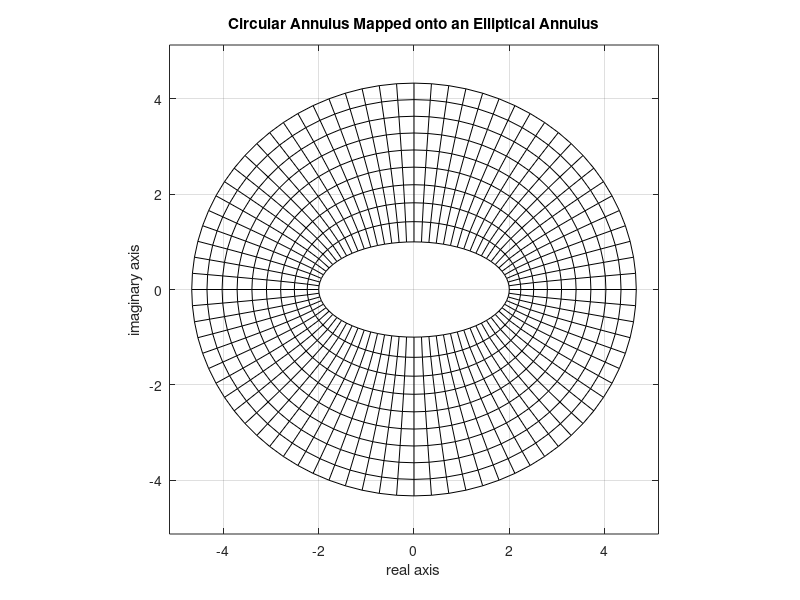

This figure's MATLAB source:
function gridview(x,y,xlabl,ylabl,titl)
%
% gridview(x,y,xlabl,ylabl,titl)
% ~~~~~~~~~~~~~~~~~~~~~~~~~~~~~
%
% This function views a surface from the top 
% to show the coordinate lines of the surface. 
% It is useful for illustrating how coordinate 
% lines distort under a conformal transformation. 
% Calling gridview with no arguments depicts the 
% mapping of a polar coordinate grid map under 
% a transformation of the form 
% z=R*(zeta+m/zeta).
%
%  x,y         - real matrices defining a 
%                curvilinear coordinate system
%  xlabl,ylabl - labels for x and y axes
%  titl        - title for the graph
%
% User m functions called:  cubrange
%----------------------------------------------

% close
if nargin<5  
  xlabl='real axis'; ylabl='imaginary axis';
  titl=''; 
end

% Default example using z=R*(zeta+m/zeta)
if nargin==0  
  zeta=linspace(1,3,10)'* ...
       exp(i*linspace(0,2*pi,81));
  a=2; b=1; R=(a+b)/2; m=(a-b)/(a+b);   
  z=R*(zeta+m./zeta); x=real(z); y=imag(z);
  titl=['Circular Annulus Mapped onto an ', ...
        'Elliptical Annulus'];
end

range=cubrange([x(:),y(:)],1.1);

% The data define a curve
if size(x,1)==1 | size(x,2)==1 
  plot(x,y,'-k'); xlabel(xlabl); ylabel(ylabl);
  title(titl); axis('equal'); axis(range);
  grid on; figure(gcf);
  if nargin==0  
    print -deps gridviewl;
  end
% The data define a surface
else                           
  plot(x,y,'k-',x',y','k-')
  xlabel(xlabl); ylabel(ylabl); title(titl);
  axis('equal'); axis(range); grid on;
  figure(gcf);
  if nargin==0  
    print -deps gridview;
  end
end

%==============================================

function range=cubrange(xyz,ovrsiz)
%
% range=cubrange(xyz,ovrsiz)
% ~~~~~~~~~~~~~~~~~~~~~~~~~~
% This function determines limits for a square 
% or cube shaped region for plotting data values 
% in the columns of array xyz to an undistorted 
% scale
%
% xyz    - a matrix of the form [x,y] or [x,y,z]
%          where x,y,z are vectors of coordinate
%          points
% ovrsiz - a scale factor for increasing the
%          window size. This parameter is set to
%          one if only one input is given.
%
% range  - a vector used by function axis to set
%          window limits to plot x,y,z points
%          undistorted. This vector has the form
%          [xmin,xmax,ymin,ymax] when xyz has
%          only two columns or the form 
%          [xmin,xmax,ymin,ymax,zmin,zmax]
%          when xyz has three columns.
%
% User m functions called:  none
%----------------------------------------------

if nargin==1, ovrsiz=1; end
pmin=min(xyz); pmax=max(xyz); pm=(pmin+pmax)/2;
pd=max(ovrsiz/2*(pmax-pmin));
if length(pmin)==2
  range=pm([1,1,2,2])+pd*[-1,1,-1,1];
else
  range=pm([1 1 2 2 3 3])+pd*[-1,1,-1,1,-1,1];
end
